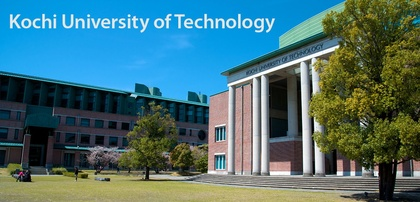
%> input picture img2/kut.jpg, 420 x 202 px, shrunk from 933 x 449 before the run
$ octave s1.m   (GNU Octave 9; MATLAB toolbox functions it lacks are replaced by stand-ins)
%> lines starting %> are read from the running program, lines starting %| are printed output that depends on the picture
close all;
clear;

img = imread('kut.jpg');
%> img is the input picture: size 202x420x3 uint8; mean R, G, B 72.8, 113.2, 118
red = img(:,:,1);
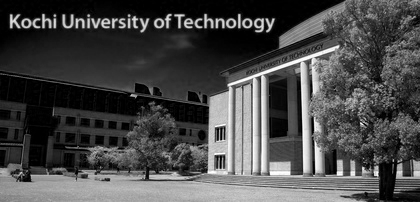
%> red: size 202x420 uint8; min 0, max 255, mean 72.8
green = img(:,:,2);
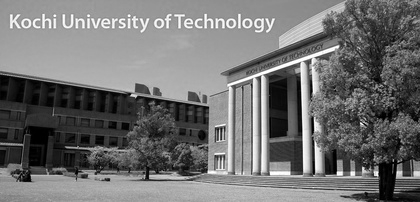
%> green: size 202x420 uint8; min 0, max 255, mean 113.2
blue = img(:,:,3);
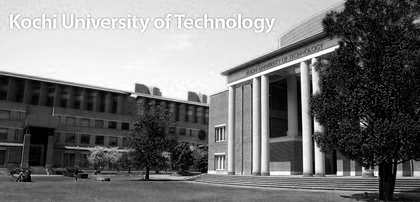
%> blue: size 202x420 uint8; min 0, max 255, mean 118
grayImpulse = 0.3*red+0.59*green+0.11*blue;
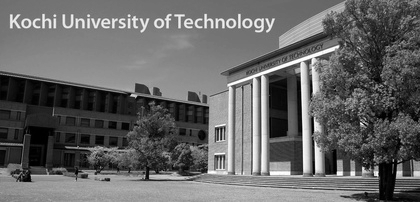
%> grayImpulse: size 202x420 uint8; min 0, max 255, mean 101.7
grayGaussian = 0.3*red+0.59*green+0.11*blue;

%make impulse noise
[height width] = size(grayImpulse);       %get size of kut.jpg
%> height = 202; width = 420
rndmVal = rand(height,width);
black = (rndmVal <= 0.01);
white = (rndmVal >= 0.99);
grayImpulse(black) = 0;
grayImpulse(white) = 255;
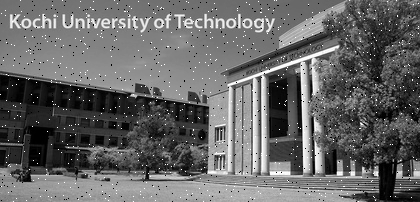
%> grayImpulse: size 202x420 uint8; min 0, max 255, mean 102.1

figure('Name', 'kut.jpg + インパルス雑音');
imshow(grayImpulse);
imwrite(grayImpulse, 'grayImpulseNoise.bmp');
imwrite(grayImpulse, 's1-grayImpulseNoise.jpeg', "JPEG");

%make white gaussian noise
rndmVal2 = 10*randn(height, width);
outimg = rndmVal2+double(grayGaussian);  %double -> uint8
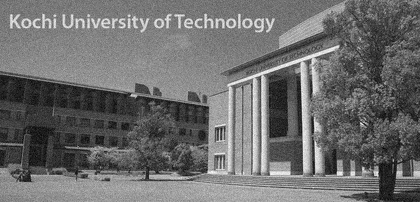
%> outimg: size 202x420 double; min -34.45, max 281.7, mean 101.6; drawn with min black and max white
outimg = uint8(outimg);
%> outimg: size 202x420 uint8

figure('Name', 'kut.jpg + 白色ガウス雑音');
imshow(outimg);
imwrite(outimg, 'grayGaussianNoise.bmp');
imwrite(outimg, 's1-grayGaussianNoise.jpeg', "JPEG");

%インパルス雑音は0か1の極端な値を入れているから白と黒の雑音がはっきり確認できる
%白色ガウス雑音は

$ run again, with img2/thispersondoesnotexist.jpg copied over img2/kut.jpg
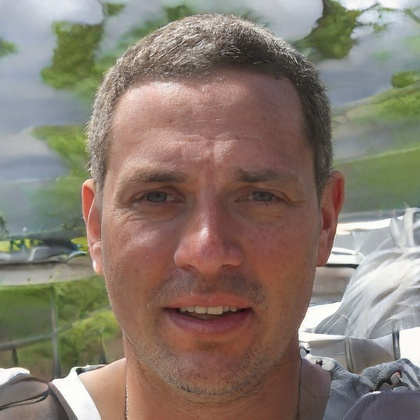
%> input picture img2/thispersondoesnotexist.jpg, 420 x 420 px, shrunk from 1024 x 1024 before the run
%> img is the input picture: size 420x420x3 uint8; mean R, G, B 136.1, 123, 111.3
%> `blue = img(:,:,3);`:
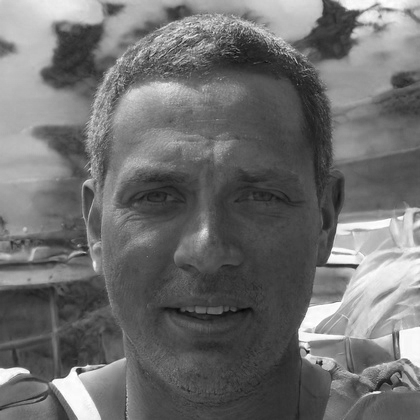
%> blue: size 420x420 uint8; min 6, max 255, mean 111.3
%> `outimg = uint8(outimg);`:
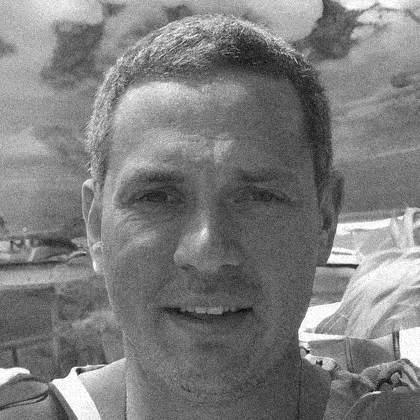
%> outimg: size 420x420 uint8; min 0, max 255, mean 125.6

$ run again, with img2/thispersondoesnotexist2.jpg copied over img2/kut.jpg
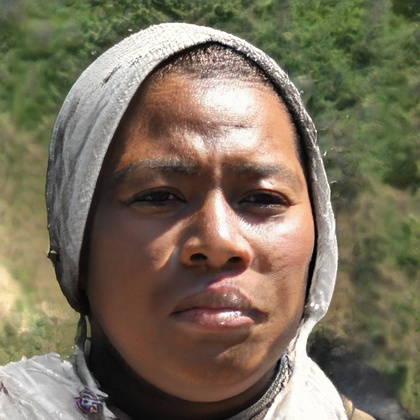
%> input picture img2/thispersondoesnotexist2.jpg, 420 x 420 px, shrunk from 1024 x 1024 before the run
%> img is the input picture: size 420x420x3 uint8; mean R, G, B 120.9, 111.2, 91.4
%> `blue = img(:,:,3);`:
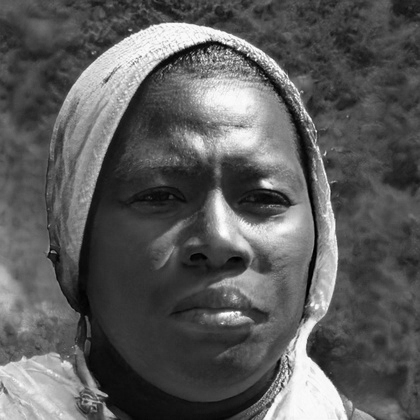
%> blue: size 420x420 uint8; min 0, max 255, mean 91.4
%> `outimg = rndmVal2+double(grayGaussian);`:
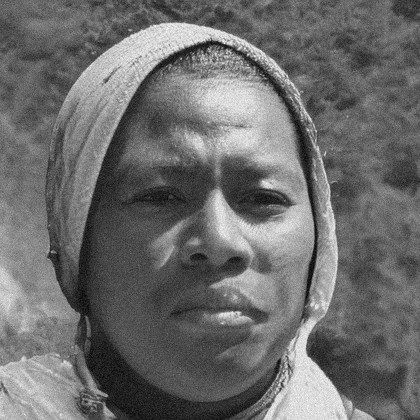
%> outimg: size 420x420 double; min -23.23, max 292.9, mean 112; drawn with min black and max white

$ run again, with img2/thispersondoesnotexist3.jpg copied over img2/kut.jpg
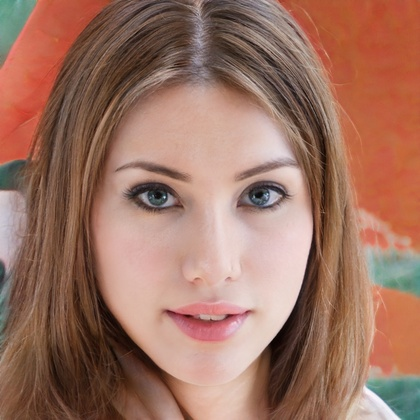
%> input picture img2/thispersondoesnotexist3.jpg, 420 x 420 px, shrunk from 1024 x 1024 before the run
%> img is the input picture: size 420x420x3 uint8; mean R, G, B 157.6, 114.5, 97.9
%> `blue = img(:,:,3);`:
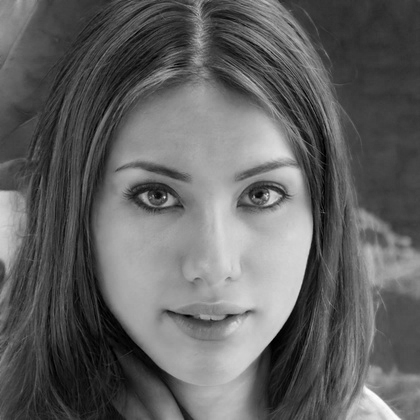
%> blue: size 420x420 uint8; min 0, max 255, mean 97.9
%> `outimg = rndmVal2+double(grayGaussian);`:
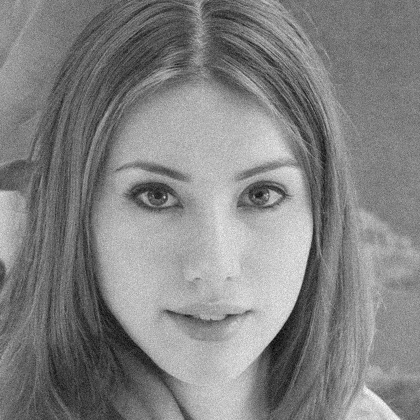
%> outimg: size 420x420 double; min -27.72, max 270.5, mean 125.6; drawn with min black and max white
